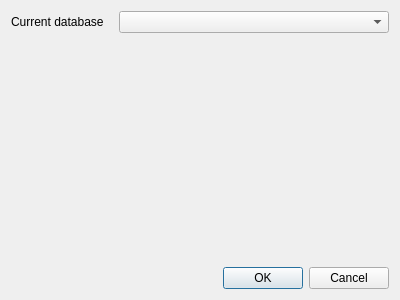
<?xml version="1.0" encoding="UTF-8"?>
<ui version="4.0">
 <class>SettingsDialog</class>
 <widget class="QDialog" name="SettingsDialog">
  <property name="geometry">
   <rect>
    <x>0</x>
    <y>0</y>
    <width>400</width>
    <height>300</height>
   </rect>
  </property>
  <property name="windowTitle">
   <string>Settings</string>
  </property>
  <layout class="QVBoxLayout" name="verticalLayout">
   <item>
    <layout class="QFormLayout" name="formLayout">
     <property name="formAlignment">
      <set>Qt::AlignHCenter|Qt::AlignTop</set>
     </property>
     <property name="horizontalSpacing">
      <number>15</number>
     </property>
     <property name="verticalSpacing">
      <number>15</number>
     </property>
     <item row="0" column="0">
      <widget class="QLabel" name="currentDatabaseLabel">
       <property name="text">
        <string>Current database</string>
       </property>
      </widget>
     </item>
     <item row="0" column="1">
      <widget class="QComboBox" name="currentDatabaseComboBox"/>
     </item>
    </layout>
   </item>
   <item>
    <widget class="QDialogButtonBox" name="buttonBox">
     <property name="orientation">
      <enum>Qt::Horizontal</enum>
     </property>
     <property name="standardButtons">
      <set>QDialogButtonBox::Cancel|QDialogButtonBox::Ok</set>
     </property>
    </widget>
   </item>
  </layout>
 </widget>
 <resources/>
 <connections>
  <connection>
   <sender>buttonBox</sender>
   <signal>accepted()</signal>
   <receiver>SettingsDialog</receiver>
   <slot>accept()</slot>
   <hints>
    <hint type="sourcelabel">
     <x>248</x>
     <y>254</y>
    </hint>
    <hint type="destinationlabel">
     <x>157</x>
     <y>274</y>
    </hint>
   </hints>
  </connection>
  <connection>
   <sender>buttonBox</sender>
   <signal>rejected()</signal>
   <receiver>SettingsDialog</receiver>
   <slot>reject()</slot>
   <hints>
    <hint type="sourcelabel">
     <x>316</x>
     <y>260</y>
    </hint>
    <hint type="destinationlabel">
     <x>286</x>
     <y>274</y>
    </hint>
   </hints>
  </connection>
 </connections>
</ui>
